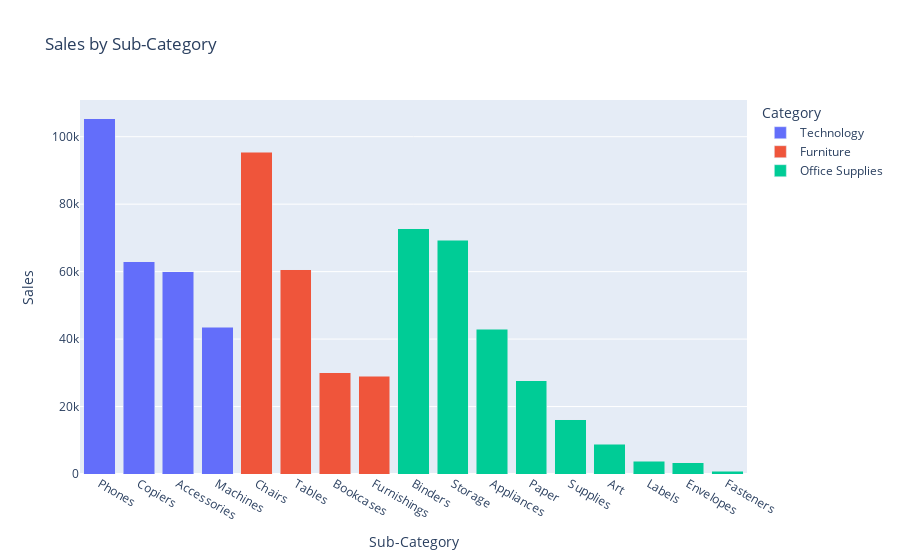

Notebook code for this chart:
### Code cell
# sales by subcategory
df_subcat_sales = df.copy()

df_subcat_sales['Sub-Category'] = df_subcat_sales['Sub-Category'].astype(str)
df_subcat_sales = df_subcat_sales.groupby(['Sub-Category', 'Category'], as_index=False)['Sales'].sum()

# sort data by sales in descending order
df_subcat_sales = df_subcat_sales.sort_values(by='Sales', ascending=False)

# Column chart for overall sales by sub-category
fig_subcat_sales = px.bar(df_subcat_sales, x='Sub-Category', y='Sales', 
                 barmode='stack', color='Category', 
                 title='Sales by Sub-Category')
fig_subcat_sales.update_layout(showlegend=True)

fig_subcat_sales.show()

### Figure 1 — Plotly figure (JSON) as saved in the notebook; plotly's stock layout.template omitted (floating-point values rounded to 4 significant figures)
{"data": [{"alignmentgroup": "True", "hovertemplate": "Category=Technology<br>Sub-Category=%{x}<br>Sales=%{y}<extra></extra>", "legendgroup": "Technology", "marker": {"color": "#636efa", "pattern": {"shape": ""}}, "name": "Technology", "offsetgroup": "Technology", "orientation": "v", "showlegend": true, "textposition": "auto", "type": "bar", "x": ["Phones", "Copiers", "Accessories", "Machines"], "xaxis": "x", "y": [105300.0, 62900.0, 59950.0, 43540.0], "yaxis": "y"}, {"alignmentgroup": "True", "hovertemplate": "Category=Furniture<br>Sub-Category=%{x}<br>Sales=%{y}<extra></extra>", "legendgroup": "Furniture", "marker": {"color": "#EF553B", "pattern": {"shape": ""}}, "name": "Furniture", "offsetgroup": "Furniture", "orientation": "v", "showlegend": true, "textposition": "auto", "type": "bar", "x": ["Chairs", "Tables", "Bookcases", "Furnishings"], "xaxis": "x", "y": [95350.0, 60490.0, 30020.0, 28920.0], "yaxis": "y"}, {"alignmentgroup": "True", "hovertemplate": "Category=Office Supplies<br>Sub-Category=%{x}<br>Sales=%{y}<extra></extra>", "legendgroup": "Office Supplies", "marker": {"color": "#00cc96", "pattern": {"shape": ""}}, "name": "Office Supplies", "offsetgroup": "Office Supplies", "orientation": "v", "showlegend": true, "textposition": "auto", "type": "bar", "x": ["Binders", "Storage", "Appliances", "Paper", "Supplies", "Art", "Labels", "Envelopes", "Fasteners"], "xaxis": "x", "y": [72790.0, 69370.0, 42930.0, 27690.0, 16050.0, 8856.0, 3850.0, 3379.0, 857.6], "yaxis": "y"}], "layout": {"barmode": "stack", "legend": {"title": {"text": "Category"}, "tracegroupgap": 0}, "showlegend": true, "title": {"text": "Sales by Sub-Category"}, "xaxis": {"anchor": "y", "domain": [0, 1], "title": {"text": "Sub-Category"}}, "yaxis": {"anchor": "x", "domain": [0, 1], "title": {"text": "Sales"}}}}
